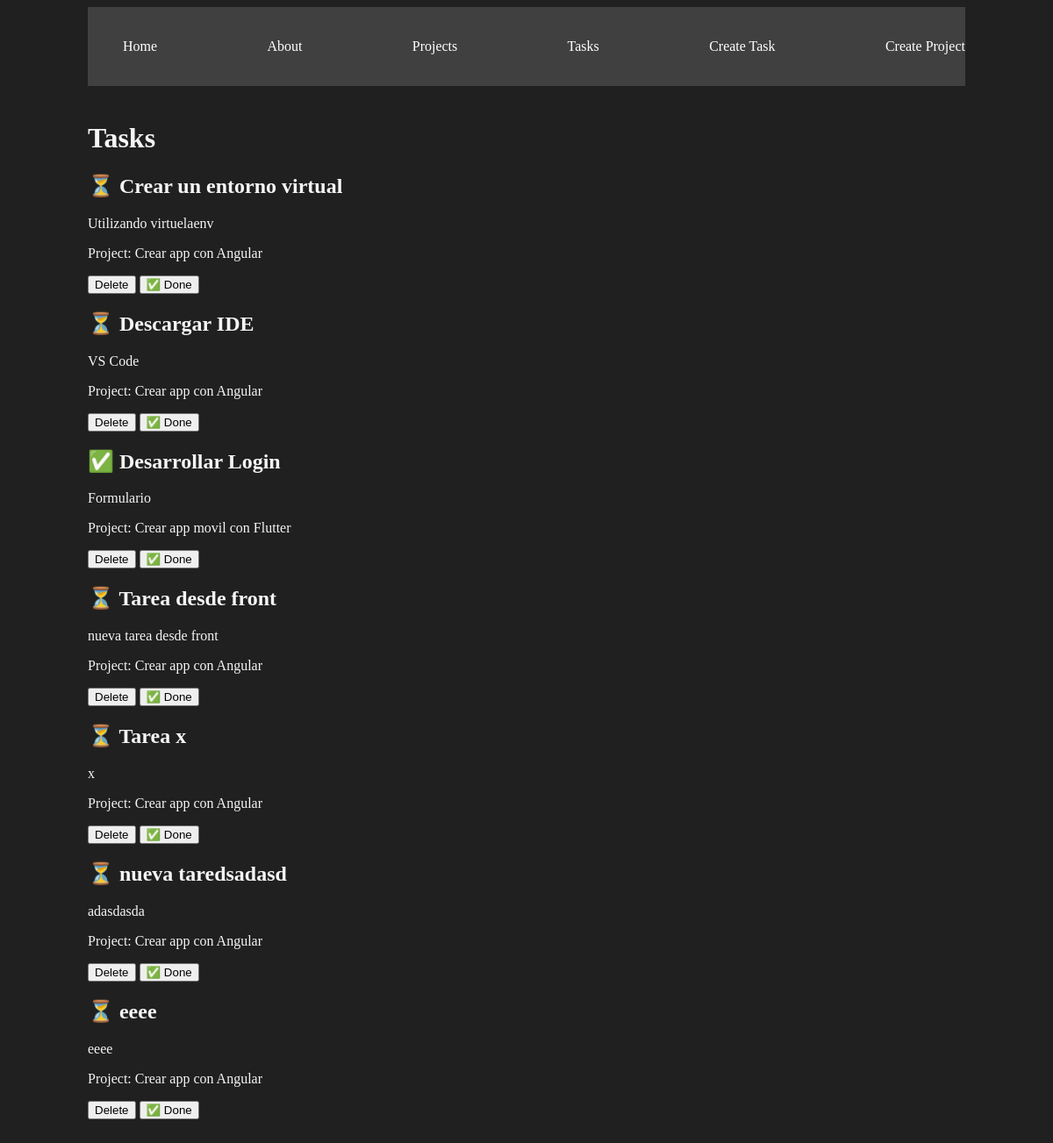
/tasks/, run on the app's committed database.
### myapp/models.py (models this page shows, shortened)
class Task(models.Model):
    title = models.CharField(max_length=200)
    description = models.TextField()
    project = models.ForeignKey(Project, on_delete=models.CASCADE)
    done = models.BooleanField(default=False)

class Project(models.Model):
    name = models.CharField(max_length=200)
    def __str__(self):
        return self.name  # Devuelve el nombre del proyecto en admin

### myapp/views.py (the view)
# urls.py: path('tasks/', views.tasks, name="tasks"),
def tasks(request):
    tasks = Task.objects.all()
    return render(request, 'tasks/tasks.html', {
        'tasks': tasks
    })

### myapp/templates/tasks/tasks.html
{% extends 'layouts/base.html' %}
{% block content %}
<h1>Tasks</h1>
{% for task in tasks %}
<div>
    <h2>{% if task.done == False %} ⏳ {% else %} ✅ {% endif %} {{ task.title }}</h2>
    <p> {{ task.description }}</p>
    <p>Project: {{ task.project }}</p>
    <button>Delete</button>
    <button>✅ Done</button>
</div>
{% endfor %}
{% endblock %}

### myapp/templates/layouts/base.html (shortened to what this page needs)
{% load static %}
<!DOCTYPE html>
<html lang="en">
<head>
    <link rel="stylesheet" href="{% static 'styles/main.css' %}">
</head>
<body>
    <nav class="navbar container">
        <ul>
            <li>
                <a href="{% url 'index' %}">Home</a>
            </li>
            <li>
                <a href="{% url 'about' %}">About</a>
            </li>
            <li>
                <a href="{% url 'projects' %}">Projects</a>
            </li>
            <li>
                <a href="{% url 'tasks' %}">Tasks</a>
            </li>
            <li>
                <a href="{% url 'create_task' %}">Create Task</a>
            </li>
            <li>
                <a href="{% url 'create_project' %}">Create Project</a>
            </li>
        </ul>
    </nav>
    <main class="container">
        {% block content %}
        {% endblock %}
    </main>
</body>
</html>

### myapp/static/styles/main.css (style rules this page uses)
body { background: #202020; color: whitesmoke; }
.navbar { background: #404040; padding: 5px 0; }
.navbar ul { display: flex; justify-content: space-between; }
.navbar ul li { list-style: none; }
.navbar ul li a { color: white; text-decoration: none; }
.container { max-width: 1000px; margin: auto; padding: 20px 0; }

### data on the page
Task: title "Crear un entorno virtual", description "Utilizando virtuelaenv", project "Crear app con Angular"
Task: title "Descargar IDE", description "VS Code", project "Crear app con Angular"
Task: title "Desarrollar Login", description "Formulario", project "Crear app movil con Flutter"
Task: title "Tarea desde front", description "nueva tarea desde front", project "Crear app con Angular"
Task: title "Tarea x", description "x", project "Crear app con Angular"
Task: title "nueva taredsadasd", description "adasdasda", project "Crear app con Angular"
Task: title "eeee", description "eeee", project "Crear app con Angular"
